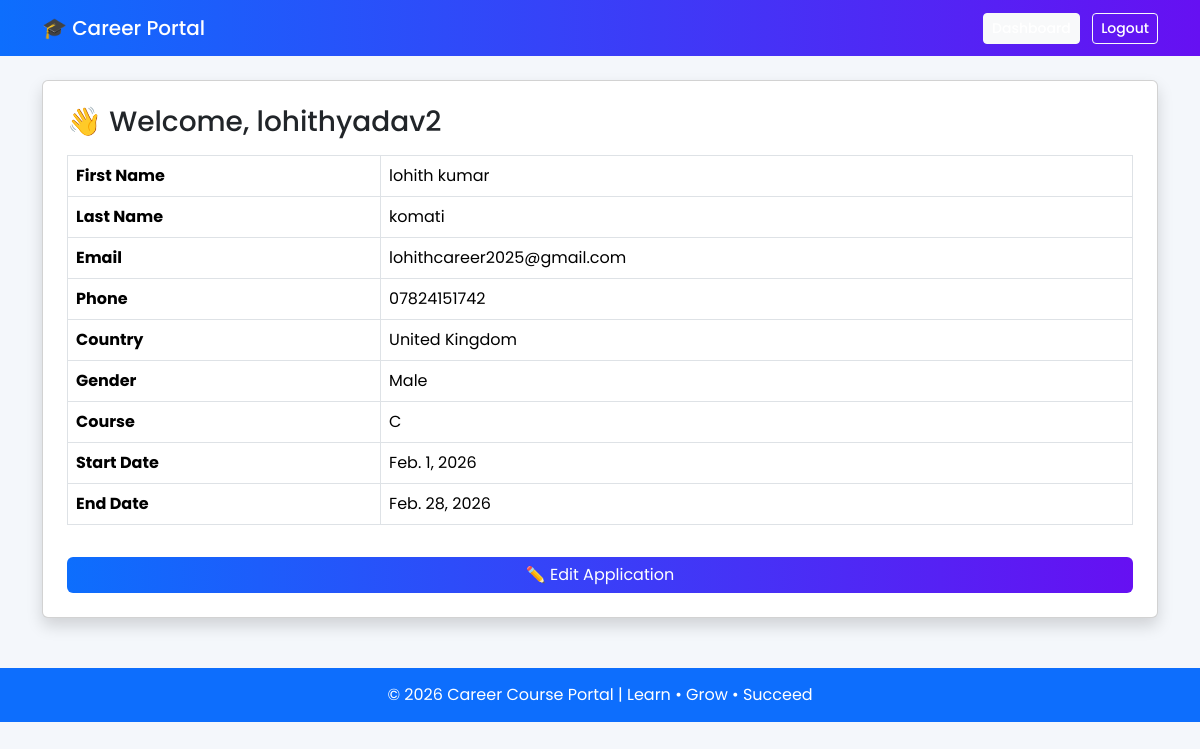
/dashboard/ (signed in), run on the app's committed database.
### students/models.py (models this page shows, shortened)
class StudentApplication(models.Model):
    GENDER_CHOICES = [
        ('Male', 'Male'),
        ('Female', 'Female'),
    ]
    COURSE_CHOICES = [
        ('Python', 'Python'),
        ('C', 'C'),
        ('C++', 'C++'),
        ('Java', 'Java'),
        ('Machine Learning', 'Machine Learning'),
        ('Deep Learning', 'Deep Learning'),
    ]
    user = models.OneToOneField(User, on_delete=models.CASCADE)
    first_name = models.CharField(max_length=100)
    last_name = models.CharField(max_length=100)
    phone = models.CharField(max_length=15)
    country = models.CharField(max_length=50)
    gender = models.CharField(max_length=10, choices=GENDER_CHOICES)
    course = models.CharField(max_length=50, choices=COURSE_CHOICES)
    start_date = models.DateField()
    end_date = models.DateField()

### students/views.py (the view)
# urls.py: path('dashboard/', dashboard, name='dashboard'),
@login_required
def dashboard(request):
    if request.user.is_superuser:
        students = StudentApplication.objects.select_related('user').all()
        return render(request, 'students/admin_dashboard.html', {'students': students})
    try:
        data = StudentApplication.objects.get(user=request.user)
    except StudentApplication.DoesNotExist:
        data = None
    return render(request, 'students/student_dashboard.html', {'data': data})

### students/templates/students/student_dashboard.html
{% extends 'students/base.html' %}
{% block content %}
<div class="card shadow p-4">
  <h3 class="mb-3">👋 Welcome, {{ data.user.username }}</h3>
  <table class="table table-bordered">
    <tr><th>First Name</th><td>{{ data.first_name }}</td></tr>
    <tr><th>Last Name</th><td>{{ data.last_name }}</td></tr>
    <tr><th>Email</th><td>{{ data.user.email }}</td></tr>
    <tr><th>Phone</th><td>{{ data.phone }}</td></tr>
    <tr><th>Country</th><td>{{ data.country }}</td></tr>
    <tr><th>Gender</th><td>{{ data.gender }}</td></tr>
    <tr><th>Course</th><td>{{ data.course }}</td></tr>
    <tr><th>Start Date</th><td>{{ data.start_date }}</td></tr>
    <tr><th>End Date</th><td>{{ data.end_date }}</td></tr>
  </table>
  <a href="/application/" class="btn btn-primary mt-3">
    ✏️ Edit Application
  </a>
</div>
{% endblock %}

### students/templates/students/base.html (style rules this page uses)
body { font-family: 'Poppins', sans-serif; background: #f4f7fb; }
.btn-primary { background: linear-gradient(90deg, #0d6efd, #6610f2); border: none; }

### data on the page
StudentApplication: user.username "lohithyadav2", first_name "lohith kumar", last_name "komati", user.email "lohithcareer2025@gmail.com", phone "07824151742", country "United Kingdom", gender "Male", course "C", start_date "Feb. 1, 2026", end_date "Feb. 28, 2026"
